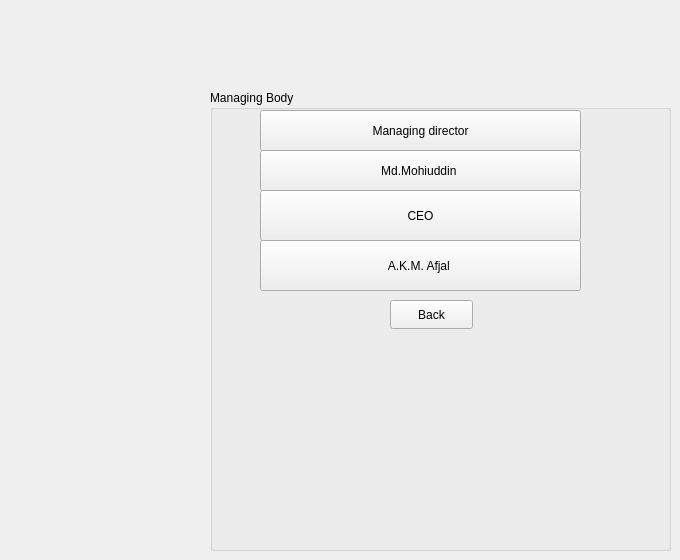
    <widget class="QWidget" name="pagee19">
     <widget class="QGroupBox" name="groupBox_10">
      <property name="geometry">
       <rect>
        <x>210</x>
        <y>90</y>
        <width>461</width>
        <height>461</height>
       </rect>
      </property>
      <property name="title">
       <string>Managing Body</string>
      </property>
      <widget class="QToolButton" name="toolButton_45">
       <property name="geometry">
        <rect>
         <x>50</x>
         <y>20</y>
         <width>321</width>
         <height>41</height>
        </rect>
       </property>
       <property name="text">
        <string>Managing director</string>
       </property>
      </widget>
      <widget class="QToolButton" name="toolButton_46">
       <property name="geometry">
        <rect>
         <x>50</x>
         <y>60</y>
         <width>321</width>
         <height>41</height>
        </rect>
       </property>
       <property name="text">
        <string>Md.Mohiuddin </string>
       </property>
      </widget>
      <widget class="QToolButton" name="toolButton_47">
       <property name="geometry">
        <rect>
         <x>50</x>
         <y>100</y>
         <width>321</width>
         <height>51</height>
        </rect>
       </property>
       <property name="text">
        <string>CEO</string>
       </property>
      </widget>
      <widget class="QToolButton" name="toolButton_48">
       <property name="geometry">
        <rect>
         <x>50</x>
         <y>150</y>
         <width>321</width>
         <height>51</height>
        </rect>
       </property>
       <property name="text">
        <string>A.K.M. Afjal </string>
       </property>
      </widget>
      <widget class="QPushButton" name="pushButton_56">
       <property name="geometry">
        <rect>
         <x>180</x>
         <y>210</y>
         <width>83</width>
         <height>29</height>
        </rect>
       </property>
       <property name="text">
        <string>Back</string>
       </property>
      </widget>
     </widget>
    </widget>
